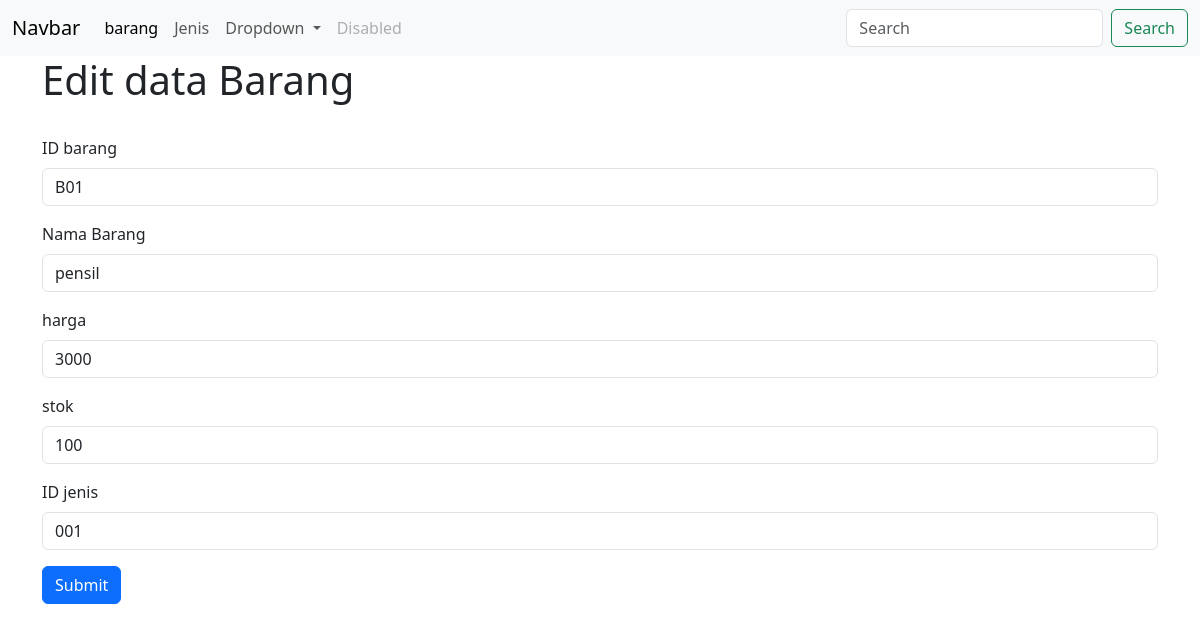
Screenshot of /view/barang/view_edit.php?id_barang=B01 with the database file from the repository.
### tables this page shows
CREATE TABLE `barang` (
  `id_barang` varchar(10) NOT NULL,
  `nama_barang` varchar(20) DEFAULT NULL,
  `harga` varchar(25) DEFAULT NULL,
  `stok` int DEFAULT NULL,
  `id_jenis` varchar(15) DEFAULT NULL
);

### view/barang/view_edit.php (the view, shortened to what this page needs)
<!DOCTYPE html>
<html lang="en">
<head>
    <link rel="stylesheet" href="https://cdn.jsdelivr.net/npm/bootstrap@5.3.3/dist/css/bootstrap.min.css">
</head>
<body>
<nav class="navbar navbar-expand-lg bg-body-tertiary">
  <div class="container-fluid">
    <a class="navbar-brand" href="#">Navbar</a>
    <div class="collapse navbar-collapse" id="navbarSupportedContent">
      <ul class="navbar-nav me-auto mb-2 mb-lg-0">
        <li class="nav-item">
          <a class="nav-link active" aria-current="page" href="../barang/index.php">barang</a>
        </li>
        <li class="nav-item">
          <a class="nav-link" href="../jenis/index.php">Jenis</a>
        </li>
        <li class="nav-item dropdown">
          <a class="nav-link dropdown-toggle" href="#" role="button" data-bs-toggle="dropdown" aria-expanded="false">
            Dropdown
          </a>
        </li>
        <li class="nav-item">
          <a class="nav-link disabled" aria-disabled="true">Disabled</a>
        </li>
      </ul>
      <form class="d-flex" role="search">
        <input class="form-control me-2" type="search" placeholder="Search" aria-label="Search">
        <button class="btn btn-outline-success" type="submit">Search</button>
      </form>
    </div>
  </div>
</nav>
<div class="container">
    <h1>Edit data Barang</h1>    <br>
    <?php
        include "../../config/koneksi.php";
        $id_barang=$_GET['id_barang'];
        $query =mysqli_query($conn, "SELECT * FROM barang WHERE id_barang= '$id_barang'");
        $result=mysqli_fetch_array($query);
    ?>
    <form action="proses_edit.php?id_barang=<?php echo $result['id_barang']?>" method="POST">
  <div class="mb-3">
    <label for="exampleInputEmail1" class="form-label">ID barang</label>
    <input type="text" class="form-control" id="exampleInputEmail1" aria-describedby="emailHelp" name="id_barang"
    value="<?php echo $result['id_barang']?>" id="exampleInputEmail1" >
  </div>
  <div class="mb-3">
    <label for="exampleInputPassword1" class="form-label">Nama Barang</label>
    <input type="text" class="form-control" id="exampleInputPassword1" name="nama_barang"
    value="<?php echo $result['nama_barang']?>" id="exampleInputPassword1">
  </div>
  <div class="mb-3">
    <label for="exampleInputPassword1" class="form-label">harga</label>
    <input type="text" class="form-control" id="exampleInputPassword1" name="harga"
    value="<?php echo $result['harga']?>" id="exampleInputPassword1">
  </div>
  <div class="mb-3">
    <label for="exampleInputPassword1" class="form-label">stok</label>
    <input type="text" class="form-control" id="exampleInputPassword1" name="stok"
    value="<?php echo $result['stok']?>" id="exampleInputPassword1">
  </div>
  <div class="mb-3">
    <label for="exampleInputPassword1" class="form-label">ID jenis</label>
    <input type="text" class="form-control" id="exampleInputPassword1" name="id_jenis"
    value="<?php echo $result['id_jenis']?>" id="exampleInputPassword1">
  </div>
  <button type="submit" class="btn btn-primary">Submit</button>
</form>
</body>
</html>

### rows the page displays
barang: id_barang "B01", nama_barang "pensil", harga "3000", stok "100", id_jenis "001"
